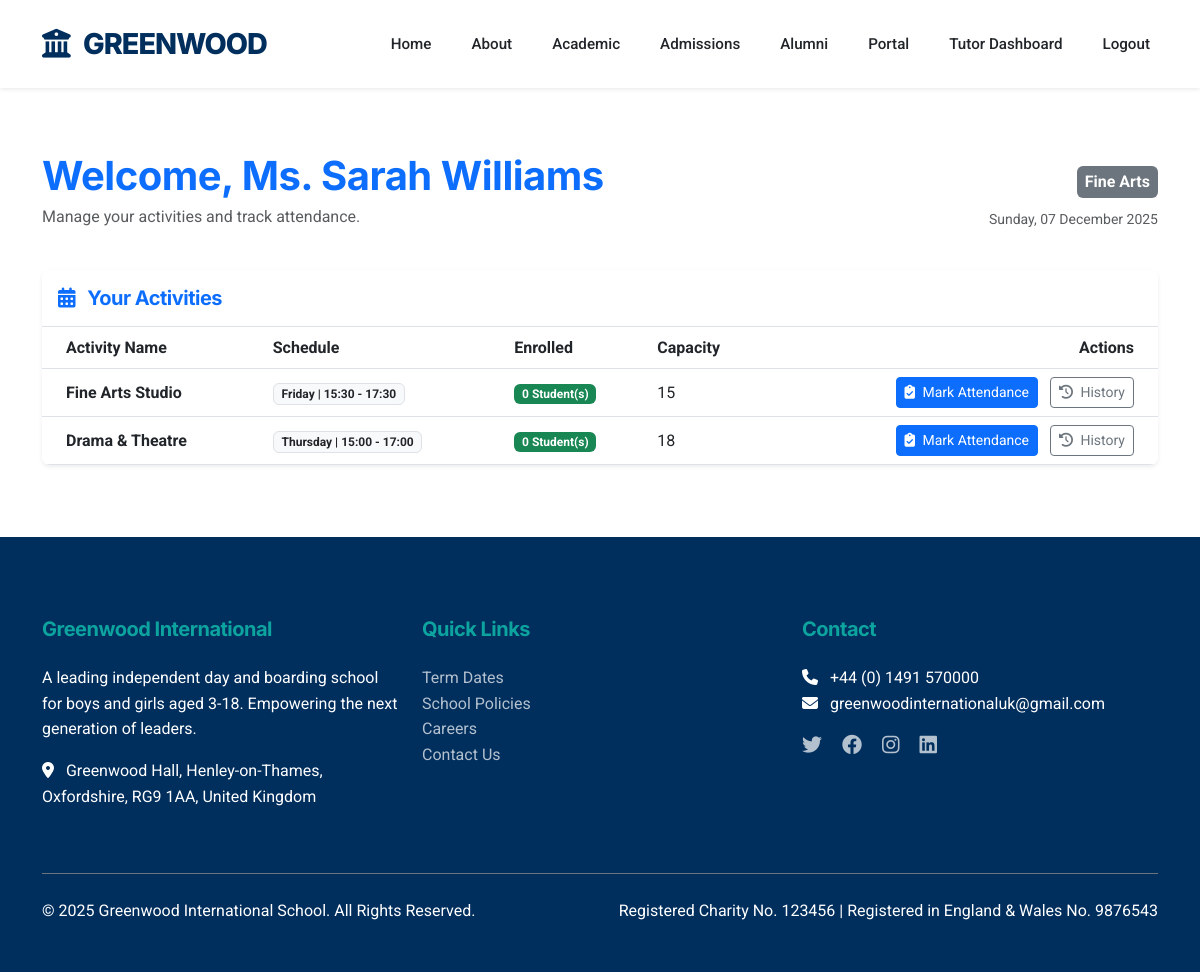
The page /tutor/dashboard (signed in) on the database its author committed.
### app.py (models this page shows, shortened)
class Tutor(db.Model):
    id = db.Column(db.Integer, primary_key=True)
    email = db.Column(db.String(120), unique=True, nullable=False)
    password = db.Column(db.String(200), nullable=False)
    full_name = db.Column(db.String(120), nullable=False)
    specialization = db.Column(db.String(200))
    qualification = db.Column(db.String(300))
    bio = db.Column(db.Text)
    linkedin_url = db.Column(db.String(200))
    teaching_philosophy = db.Column(db.Text)
    years_experience = db.Column(db.Integer)
    education = db.Column(db.Text)
    certifications = db.Column(db.Text)
    status = db.Column(db.String(20), default='pending')  # pending, approved, rejected
    created_at = db.Column(db.DateTime, default=datetime.utcnow)
    approved_by = db.Column(db.Integer, db.ForeignKey('admin.id'), nullable=True)
    approval_date = db.Column(db.DateTime, nullable=True)

class Activity(db.Model):
    id = db.Column(db.Integer, primary_key=True)
    tutor_id = db.Column(db.Integer, db.ForeignKey('tutor.id'), nullable=True)
    name = db.Column(db.String(120), nullable=False)
    description = db.Column(db.Text)
    price = db.Column(db.Float, nullable=False)
    max_capacity = db.Column(db.Integer, default=20)
    day_of_week = db.Column(db.String(20), nullable=False)
    start_time = db.Column(db.String(10), nullable=False)
    end_time = db.Column(db.String(10), nullable=False)
    created_at = db.Column(db.DateTime, default=datetime.utcnow)
    tutor = db.relationship('Tutor', backref='activities', lazy=True)
    bookings = db.relationship('Booking', backref='activity', lazy=True, cascade='all, delete-orphan')
    waitlists = db.relationship('Waitlist', backref='activity', lazy=True, cascade='all, delete-orphan')

### app.py (the view)
@app.route('/tutor/dashboard')
@tutor_required
def tutor_dashboard():
    tutor = Tutor.query.get(session['tutor_id'])
    activities = Activity.query.filter_by(tutor_id=tutor.id).all()
    return render_template('tutor/dashboard.html', tutor=tutor, activities=activities)

### app.py (called while the page is built)
def create_app(config_name='default'):
    app = Flask(__name__)
    app.config.from_object(config[config_name])
    db.init_app(app)
    mail.init_app(app)
    csrf.init_app(app)
    app.config['TEMPLATES_AUTO_RELOAD'] = True
    @app.context_processor
    def inject_now():
        return {'now': datetime.utcnow()}
    return app

def tutor_required(f):
    @wraps(f)
    def decorated_function(*args, **kwargs):
        if 'tutor_id' not in session:
            return redirect(url_for('tutor_login', next=request.url))
        return f(*args, **kwargs)
    return decorated_function

### templates/tutor/dashboard.html (shortened to what this page needs)
{% extends "base.html" %}
{% block content %}
<div class="container py-5">
    <div class="d-flex justify-content-between align-items-center mb-4">
        <div>
            <h1 class="text-primary mb-1">Welcome, {{ tutor.full_name }}</h1>
            <p class="text-muted">Manage your activities and track attendance.</p>
        </div>
        <div class="text-end">
            <span class="badge bg-secondary p-2 fs-6 mb-2">{{ tutor.specialization }}</span>
            <br>
            <small class="text-muted">{{ now.strftime('%A, %d %B %Y') }}</small>
        </div>
    </div>
    <div class="row">
        <div class="col-lg-12">
            <div class="card shadow-sm border-0 mb-4">
                <div class="card-header bg-white border-bottom py-3">
                    <h5 class="mb-0 text-primary"><i class="fas fa-calendar-alt me-2"></i> Your Activities</h5>
                </div>
                <div class="card-body p-0">
                    <div class="table-responsive">
                        <table class="table table-hover align-middle mb-0">
                            <thead class="bg-light">
                                <tr>
                                    <th class="ps-4">Activity Name</th>
                                    <th>Schedule</th>
                                    <th>Enrolled</th>
                                    <th>Capacity</th>
                                    <th class="text-end pe-4">Actions</th>
                                </tr>
                            </thead>
                            <tbody>
                                {% for activity in activities %}
                                <tr>
                                    <td class="ps-4 fw-bold">{{ activity.name }}</td>
                                    <td>
                                        <span class="badge bg-light text-dark border">
                                            {{ activity.day_of_week }} | {{ activity.start_time }} - {{
                                            activity.end_time }}
                                        </span>
                                    </td>
                                    <td>
                                        {% set enrolled_count = activity.bookings|selectattr('status', 'equalto',
                                        'confirmed')|list|length %}
                                        <span
                                            class="badge bg-{{ 'success' if enrolled_count < activity.max_capacity else 'danger' }}">
                                            {{ enrolled_count }} Student(s)
                                        </span>
                                    </td>
                                    <td>{{ activity.max_capacity }}</td>
                                    <td class="text-end pe-4">
                                        <a href="{{ url_for('tutor_attendance', activity_id=activity.id) }}"
                                            class="btn btn-sm btn-primary me-2">
                                            <i class="fas fa-clipboard-check me-1"></i> Mark Attendance
                                        </a>
                                        <a href="{{ url_for('attendance_history', activity_id=activity.id) }}"
                                            class="btn btn-sm btn-outline-secondary">
                                            <i class="fas fa-history me-1"></i> History
                                        </a>
                                    </td>
                                </tr>
                                {% else %}
                                <tr>
                                    <td colspan="5" class="text-center py-4 text-muted">
                                        You have not been assigned any activities yet.
                                    </td>
                                </tr>
                                {% endfor %}
                            </tbody>
                        </table>
                    </div>
                </div>
            </div>
        </div>
    </div>
</div>
{% endblock %}

### static/css/style.css (style rules this page uses)
:root { --primary-blue: #002E5D; --accent-teal: #0DA49F; --accent-gold: #D4AF37; --bg-body: #FFFFFF; --bg-light: #F8F9FA; --bg-dark: #002E5D; --text-main: #212529; --text-muted: #6c757d; --text-light: #FFFFFF; --font-heading: 'Inter', sans-serif; --font-body: 'Roboto', sans-serif; --card-shadow: 0 4px 20px rgba(0, 0, 0, 0.08); --hover-shadow: 0 10px 30px rgba(0, 0, 0, 0.12); --border-radius: 8px; }
body { background-color: var(--bg-body); color: var(--text-main); font-family: var(--font-body); line-height: 1.6; overflow-x: hidden; }
h1, h2, h3, h4, h5, h6 { font-family: var(--font-heading); color: var(--primary-blue); font-weight: 700; letter-spacing: -0.5px; }
a { color: var(--primary-blue); text-decoration: none; transition: all 0.3s ease; }
.card { border: none; border-radius: var(--border-radius); box-shadow: var(--card-shadow); transition: transform 0.3s ease, box-shadow 0.3s ease; background: white; overflow: hidden; }
.card-body { padding: 2rem; }

### rows shown on the page
Tutor: full_name "Ms. Sarah Williams", specialization "Fine Arts"
Activity: name "Fine Arts Studio", day_of_week "Friday", start_time "15:30", end_time "17:30", enrolled_count "0", max_capacity "15"
Activity: name "Drama & Theatre", day_of_week "Thursday", start_time "15:00", end_time "17:00", enrolled_count "0", max_capacity "18"
